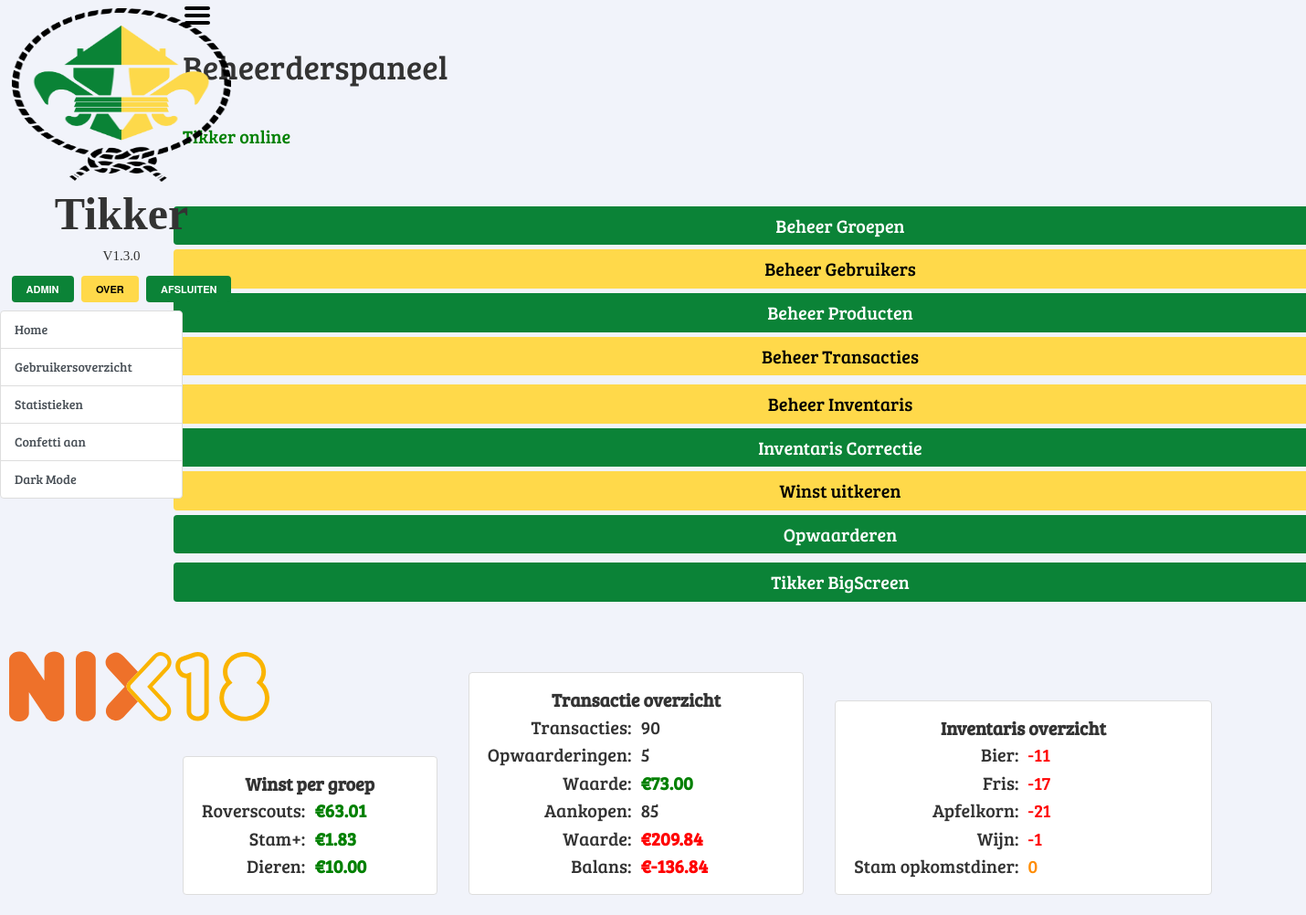
The page /admin on the database its author committed.
### app/models.py (models this page shows, shortened)
class Usergroup(db.Model):
    id = db.Column(db.Integer, primary_key=True)
    name = db.Column(db.String(64), index=True)
    profit = db.Column(db.Float, default=0.0)
    users = db.relationship('User', backref='group', lazy='dynamic', foreign_keys=[User.usergroup_id])

class Product(db.Model):
    id = db.Column(db.Integer, primary_key=True)
    name = db.Column(db.String(64), index=True)
    image = db.Column(db.String)
    hoverimage = db.Column(db.String)
    recipe = db.relationship('Recipe', backref='product', lazy='dynamic', foreign_keys=[Recipe.product_id])
    recipe_input = db.Column(db.PickleType, nullable=True)
    purchaseable = db.Column(db.Boolean)
    purchases = db.relationship('Purchase', backref='product', lazy='dynamic')
    price = db.Column(db.Float)
    volume = db.Column(db.Float, nullable=True)  # amount of ml
    unit = db.Column(db.String, nullable=True)  # e.g. bottle or 50ml
    alcohol = db.Column(db.Float, nullable=True)  # percentage as float between 0 and 1
    inventory_warning = db.Column(db.Integer, nullable=True)
    order = db.Column(db.Integer)
    default_quantity = db.Column(db.Integer)
    category = db.Column(db.String)

### app/routes.py (the view)
@app.route('/admin', methods=['GET', 'POST'])
@register_breadcrumb(app, '.admin', 'Beheerderspaneel', order=1)
def admin():
    if request.remote_addr != "127.0.0.1":
        abort(403)
    products = []
    for p in Product.query.filter(and_(Product.recipe_input == None), (Product.purchaseable == True)).all():
        result = dbhandler.get_inventory_stock(p.id)
        result[0]['name'] = p.name
        products.append(result[0])
    transactions = {}
    t_list = []
    upgrades = Upgrade.query.all()
    purchases = Purchase.query.all()
    transactions['upgrades'] = len(upgrades)
    transactions['purchases'] = len(purchases)
    transactions['total'] = len(upgrades) + len(purchases)
    transactions['upgrades_value'] = 0
    transactions['purchases_value'] = 0
    for u in upgrades:
        transactions['upgrades_value'] = transactions['upgrades_value'] + u.amount
    for p in purchases:
        transactions['purchases_value'] = transactions['purchases_value'] + p.amount * p.price
    transactions['revenue'] = transactions['upgrades_value'] - transactions['purchases_value']
    return render_template('admin/admin.html', title='Admin paneel', h1="Beheerderspaneel", Usergroup=Usergroup,
                           products=products, transactions=transactions), 200

### app/dbhandler.py (called while the page is built, shortened)
def get_inventory_stock(product_id):
    if Product.query.get(product_id).recipe_input is None:
        return [get_inventory_stock_for_product(product_id)]

def get_inventory_stock_for_product(product_id):
    result = {}
    inventories = Inventory.query.filter(Inventory.product_id == product_id).all()
    result['inventory_warning'] = Product.query.get(product_id).inventory_warning
    if len(inventories) == 0:
        result['quantity'] = 0
        result['entries'] = 0
        result['oldest'] = None
        result['newest'] = None
    else:
        result['quantity'] = 0
        result['entries'] = len(inventories)
        result['oldest'] = inventories[0].timestamp
        result['newest'] = inventories[-1].timestamp
        for i in inventories:
            result['quantity'] = result['quantity'] + int(i.quantity)
        if result['quantity'] < 0:
            result['oldest'] = None
            result['newest'] = None
    return result

### app/templates/admin/admin.html (shortened to what this page needs)
{% extends "base.html" %}
{% import 'bootstrap/wtf.html' as wtf %}
{% block app_content %}
    <div class="row">
        <div class="col-xl-3">
            <a href="/admin/usergroups" class="btn btn-block btn-green">Beheer Groepen</a>
        </div>
        <div class="col-xl-3">
            <a href="/admin/users" class="btn btn-block btn-yellow">Beheer Gebruikers</a>
        </div>
        <div class="col-xl-3">
            <a href="/admin/drinks" class="btn btn-block btn-green">Beheer Producten</a>
        </div>
        <div class="col-xl-3">
            <a href="/admin/transactions" class="btn btn-block btn-yellow">Beheer Transacties</a>
        </div>
    </div>
    <div class="row">
        <div class="col-xl-3">
            <a href="/admin/inventory" class="btn btn-block btn-yellow">Beheer Inventaris</a>
        </div>
        <div class="col-xl-3">
            <a href="/admin/inventory/correct" class="btn btn-block btn-green">Inventaris Correctie</a>
        </div>
        <div class="col-xl-3">
            <a href="/admin/profit" class="btn btn-block btn-yellow">Winst uitkeren</a>
        </div>
        <div class="col-xl-3">
            <a href="{{ url_for('upgrade') }}" class="btn btn-block btn-green">Opwaarderen</a>
        </div>
    </div>
    <div class="row">
        <div class="col-xl-3">
            <a href="{{ url_for('bigscreen') }}" class="btn btn-block btn-green">Tikker BigScreen</a>
        </div>
    </div>
    <br><br>
    <div class="row">
        <div class="col-xl img-thumbnail">
            <table width="100%">
                <tr>
                    <th colspan="2">Winst per groep</th>
                </tr>
                {% for u in Usergroup.query.all() %}
                <tr>
                    <td width="50%" style="text-align: right">{{ u.name }}:</td>
                    <td width="50%" style="text-align: left">{% if u.profit < 0 %}<span style="color:red;font-weight:bold;">
                        {% else %}<span style="color:green;font-weight:bold;">{% endif %}€{{ '%.2f' % u.profit }}</span></td>
                </tr>
                {% endfor %}
            </table>
        </div>
        <div class="col-xl img-thumbnail">
            <table width="100%">
                <tr>
                    <th colspan="2">Transactie overzicht</th>
                </tr>
                <tr>
                    <td width="50%" style="text-align: right">Transacties: </td>
                    <td width="50%" style="text-align: left">{{ transactions.total }}</td>
                </tr>
                <tr>
                    <td width="50%" style="text-align: right">Opwaarderingen: </td>
                    <td width="50%" style="text-align: left">{{ transactions.upgrades }}</td>
                </tr>
                <tr>
                    <td width="50%" style="text-align: right">Waarde:</td>
                    <td width="50%" style="text-align: left"><span style="color: green;font-weight:bold;">€{{ '%.2f' % transactions.upgrades_value }}</span></td>
                </tr>
                <tr>
                    <td width="50%" style="text-align: right">Aankopen:</td>
                    <td width="50%" style="text-align: left">{{ transactions.purchases }}</td>
                </tr>
                <tr>
                    <td width="50%" style="text-align: right">Waarde:</td>
                    <td width="50%" style="text-align: left"><span style="color: red;font-weight:bold;">€{{ '%.2f' % transactions.purchases_value }}</span></td>
                </tr>
                <tr>
                    <td style="text-align: right" width="50%">Balans:</td>
                    <td style="text-align: left" width="50%">
                        {% if transactions.revenue < 0 %}<span style="color: red;font-weight:bold;">€{{ '%.2f' % transactions.revenue }}</span>
                        {% else %}<span style="color: green;font-weight:bold;">€{{ '%.2f' % transactions.revenue }}</span>
                    {% endif %} </td>
                </tr>
            </table>
        </div>
        <div class="col-xl img-thumbnail">
            <table width="100%">
                <tr>
                    <th colspan="2">Inventaris overzicht</th>
                </tr>
                {% for p in products %}
                <tr>
                    <td style="text-align: right" width="50%">{{ p.name }}:</td>
                    <td style="text-align: left" width="50%">
                        {% if p.quantity < 0 %}<span style="color: red;">{{ p.quantity }}</span>
                        {% elif p.quantity <= p.inventory_warning %}<span style="color: darkorange;">{{ p.quantity }}</span>
                        {% else %} {{ p.quantity }}
                    {% endif %} </td>
                </tr>
                {% endfor %}
            </table>
        </div>
    </div>
{% endblock %}

### app/static/css/light-mode.css (style rules this page uses)
.btn-yellow { background-color: #ffd94a; color: #000000; font-size: 20px; }
.btn-green { background-color: #0b8337; color: white !important; font-size: 20px; }
body { background-color: #F1F3FA !important }
a { color: var(--urlgrey); }

### app/static/css/styles.css (style rules this page uses)
:root { --green:#0b8337; --lightgreen: #48A269; --yellow: #ffd94a; --lightyellow: #FFE26F; --grey: #939393; --urlgrey: darkslategray; }
.btn-block { margin-left: 5px; margin-right: 5px !important; margin-top: 5px; margin-bottom: 5px; }
td { padding: 1px 5px; }
th { text-align: center; padding-right: 3px; padding-left: 3px; }
.img-thumbnail { margin: 15px; padding: 15px }
html,body { height:100%; }

### rows shown on the page
Usergroup: name "Roverscouts", profit "63.01"
Usergroup: name "Stam+", profit "1.83"
Usergroup: name "Dieren", profit "10.00"
Product: name "Bier", quantity "-11"
Product: name "Fris", quantity "-17"
Product: name "Apfelkorn", quantity "-21"
Product: name "Wijn", quantity "-1"
Product: name "Stam opkomstdiner", quantity "0"

### other values the page prints
{{ version }} "1.3.0"
{{ h1 }} "Beheerderspaneel"
{{ transactions.total }} "90"
{{ transactions.upgrades }} "5"
{{ '%.2f' % transactions.upgrades_value }} "73.00"
{{ transactions.purchases }} "85"
{{ '%.2f' % transactions.purchases_value }} "209.84"
{{ '%.2f' % transactions.revenue }} "-136.84"
